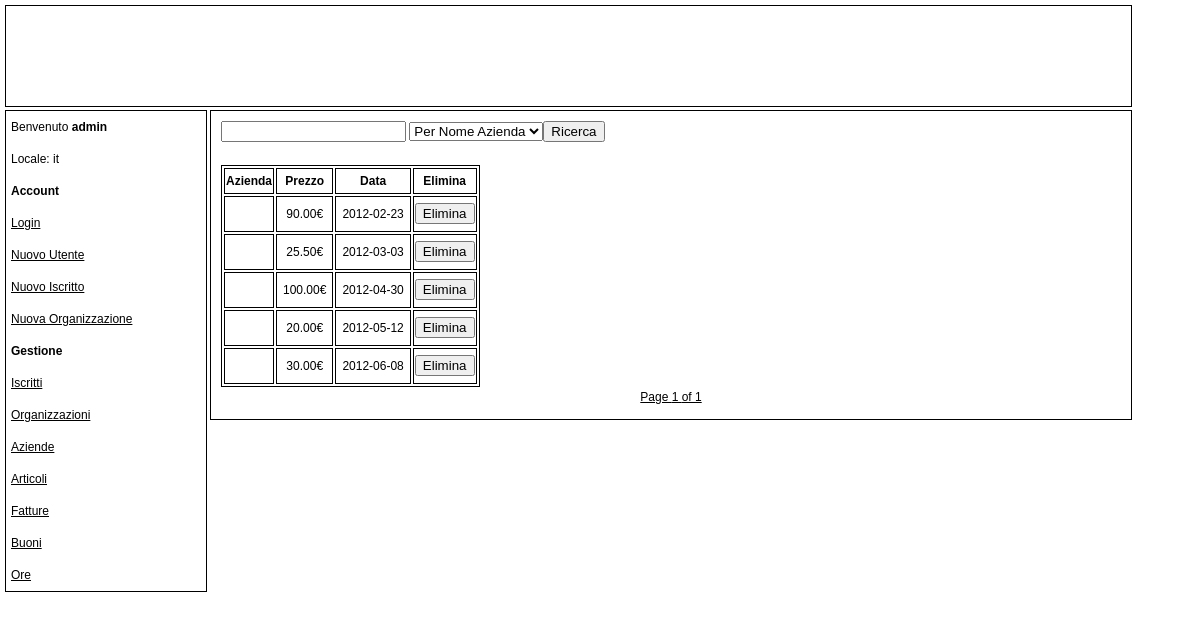
Page /list_invoice.php (signed in) on the earlier database version.
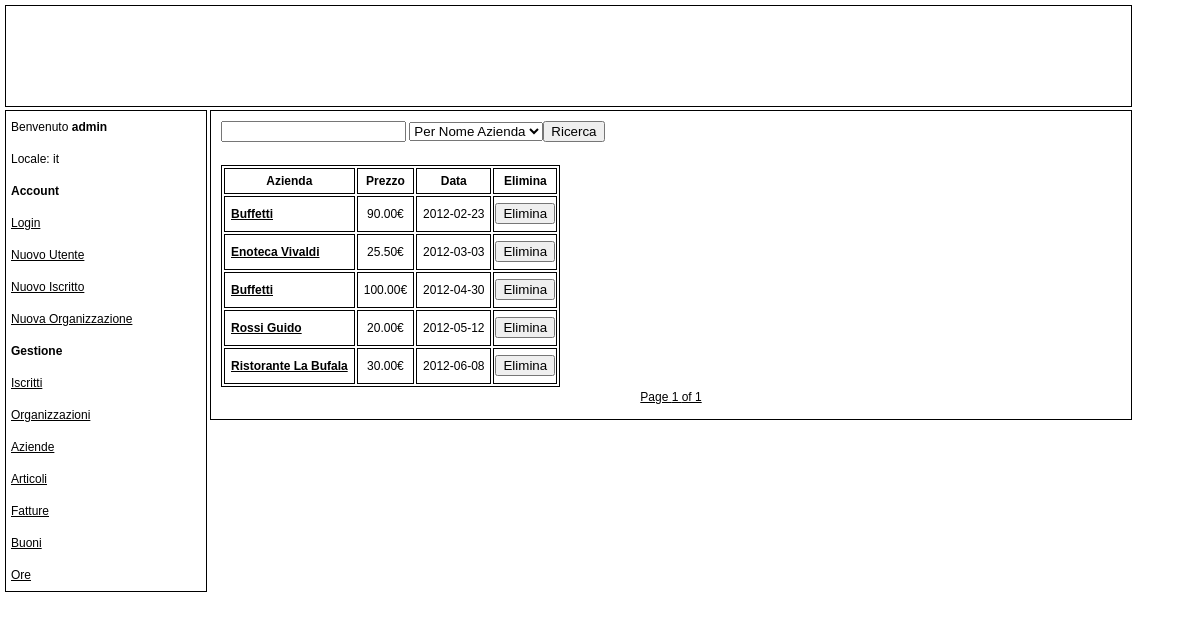
Same page on the later database version.
### tables this page shows
CREATE TABLE Invoice(
	inv_id 	BIGINT NOT NULL AUTO_INCREMENT,
	inv_date DATE NOT NULL,
	amount DECIMAL(12,2) NOT NULL,
	company_id VARCHAR(255) NOT NULL,
	company_name VARCHAR(255) NOT NULL,
	CONSTRAINT invoice_pk PRIMARY KEY(inv_id),
	CONSTRAINT invoice_fk FOREIGN KEY(company_id) REFERENCES Company(p_iva) ON DELETE CASCADE
);

### include/privilege_check.php (called while the page is built)
<?php
function check($privilege)
{
    if(isset($_SESSION))
    {
        if (isset($_SESSION['privilege']))
        {
            if ($_SESSION['privilege']==$privilege)
            {
                return true;
            }
        }
    }
    return false;
}
?>

### locale/it.php (called while the page is built, shortened)
<?php
$lang = array();
$lang['PRIVILEGE'] = 'Privilegi';
$lang['PAGE_TITLE'] = 'Index';
$lang['OBLIGATORY'] = 'I campi segnati con * sono obbligatori';
$lang['POINTS'] = 'Punti';
$lang['TOKENS'] = 'Buoni';
$lang['REMAINING_POINTS'] = 'Punti rimanenti';
$lang['COMPANY'] = 'Azienda';
$lang['ORGANIZATION'] = 'Organizzazione';
$lang['DELETE_SUCCESS'] = 'Eliminazione effettuata con successo';
$lang['DELETE'] = 'Elimina';
$lang[''] = '';
$lang[''] = '';
$lang[''] = '';
$lang[''] = '';
$lang['NO_LOGIN'] = 'Esegui il Login';
$lang['WELCOME'] = 'Benvenuto';
$lang['NEW_USER'] = 'Nuovo Utente';
$lang['NEW_BOY'] = 'Nuovo Iscritto';
$lang['NEW_ORGANIZATION'] = 'Nuova Organizzazione';
$lang['MANAGEMENT'] = 'Gestione';
$lang['LIST_BOY'] = 'Iscritti';
$lang['LIST_ORGANIZATION'] = 'Organizzazioni';
$lang['LIST_COMPANY'] = 'Aziende';
$lang['LIST_ITEM'] = 'Articoli';
$lang['LIST_INVOICE'] = 'Fatture';
$lang['LIST_TOKEN'] = 'Buoni';
$lang['LIST_VOLUNTEERING'] = 'Ore';
$lang['SEARCH'] = 'Ricerca';
$lang['ADMINISTRATOR'] = 'Amministratore';
$lang['MANAGER'] = 'Gestore';
$lang['USER_EXISTS'] = 'Esiste già un utente con questo nome';
$lang['INSERT_SUCCESS'] = 'Inserimento effettuato con successo';
$lang['NAME'] = 'Nome';
$lang['SURNAME'] = 'Cognome';
$lang['ADDRESS'] = 'Indirizzo';
$lang['CAP'] = 'CAP';
$lang['CITY'] = 'Città';
$lang['CITY_OF_BIRTH'] = 'Città di Nascita';
$lang['PHONE'] = 'Telefono';
$lang['MOBILE_PHONE'] = 'Cellulare';
$lang['MAIL'] = 'Mail';
$lang['CODICE_FISCALE'] = 'Codice Fiscale';
$lang['BOY_EXISTS'] = 'Esiste già un iscritto con questo codice fiscale';
$lang['COMMUNE'] = 'Comune';
$lang['REFERENCE'] = 'Persona di riferimento';
$lang['ORGANIZATION_EXISTS'] = 'Esiste già una organizzazione con questo nome, in questa città';
$lang['P_IVA'] = 'P.IVA o Cod. Fiscale';
$lang['COMPANY_EXISTS'] = 'Esiste già una azienda con questa Partita Iva';
$lang['SALES'] = 'Fatturato';
$lang['SEARCH'] = 'Ricerca';
$lang['SEARCH_CITY'] = 'Per Città';
$lang['SEARCH_COMMUNE'] = 'Per Comune';
$lang['SEARCH_SURNAME'] = 'Per Cognome';
$lang['SEARCH_CODICE_FISCALE'] = 'Per Codice Fiscale';
$lang['SEARCH_NAME'] = 'Per Nome';
$lang['SEARCH_COMPANY_NAME'] = 'Per Nome Azienda';
$lang['SEARCH_ORGANIZATION_NAME'] = 'Per Nome Organizzazione';
$lang['PRICE'] = 'Prezzo';
$lang['DATE'] = 'Data';
?>

### list_invoice.php (the view, shortened to what the changed rows need)
<!DOCTYPE html>
<?php
include('include/navbar.php');
include('locale/it.php');
include('include/connect.php');
$results_per_page = 20;
if(isset($_GET['page']))
{
    $page = $_GET['page'];
    if(isset($_GET['search_value'])&&isset($_GET['search_type']))
    {
        $_POST['search_value']= $_GET['search_value'];
        $_POST['search_type']= $_GET['search_type'];
    }
}
else
    $page = 0;
$offset = $results_per_page*$page;
if(isset($_POST['search_value'])&&strlen($_POST['search_value'])>0)
{
    $search_value = $_POST['search_value'];
    switch($_POST['search_type'])
    {
        case 'company':
            $query = "SELECT * FROM Invoice WHERE company_name LIKE '%$search_value%'";
            break;
        case 'company_id':
            $query = "SELECT * FROM Invoice WHERE company_id = '$search_value'";
            break;
    }
    if(isset($_GET['date_start'])&&isset($_GET['date_end']))
    {
        $date_start = $_GET['date_start'];
        $date_end = $_GET['date_end'];
        $query = $query." AND inv_date BETWEEN '$date_start' AND '$date_end'";
    }
}
else
{
    $query = "SELECT * FROM Invoice";
}
$limit = " ORDER BY inv_date LIMIT $results_per_page OFFSET $offset"
?>
<html>
    <head>
        <link rel="stylesheet" type="text/css" href="main.css" />
    </head>
    <body>
        <div id="ContentContainer">
            <div id="Content">
                 <?php
                include('include/privilege_check.php');
                if(check('admin')||check('manager'))
                {
                    echo '<form action="list_invoice.php" name = "form" method = "post">';
                    echo ' <input type="text" name="search_value" /> <select name="search_type"> <option value="company">'.$lang['SEARCH_COMPANY_NAME'].'</option></select><input type="submit" name="submit"  value ="'.$lang['SEARCH'].'" /></form><br />';
                    echo "<table><th>".$lang['COMPANY']."</th><th>".$lang['PRICE']."</th><th>".$lang['DATE']."</th>";
                    if(check('admin'))
                        echo "<th>".$lang['DELETE']."</th>";
                    $results = mysql_query($query.$limit, $conn);
                    for ($i = 0; (($i < $results_per_page) && ($i < mysql_num_rows($results))); $i++) {
                        $inv_id = mysql_result($results, $i, 'inv_id');
                        $date = mysql_result($results, $i, 'inv_date');
                        $price = mysql_result($results, $i, 'amount');
                        $company_name = mysql_result($results, $i, 'company_name');
                        $company_id = mysql_result($results, $i, 'company_id');
                        echo "<tr><td><strong><p><a href=\"view_company.php?p_iva='$company_id'\">".$company_name."</a></p></strong></td><td align=center><p>".$price."€</p></td><td align=center><p>".$date."</p></td>";
                        if(check('admin'))
                            echo '<td><form action="include/eraser.php" name = "delete" method = "post"><input type="hidden" name="table" value="Invoice"/><input type="hidden" name="key" value="inv_id"/><input type="hidden" name="key_value" value="'.$inv_id.'"/><input type="submit" name="submit"  value ="'.$lang['DELETE'].'" /></form></td></tr>';
                        else
                            echo "</tr>";
                    }
                    echo "</table>";
                }
                else
                    echo $lang['NO_PRIVILEGE'];
                ?>
            </div>
        </div>
    </body>
</html>

Differences in the rows shown:
changed invoice (number 1 of 5 on the later page): company_name (not shown) → "Buffetti"
changed invoice: company_name (not shown) → "Enoteca Vivaldi"
changed invoice (number 3 of 5 on the later page): company_name (not shown) → "Buffetti"
changed invoice: company_name (not shown) → "Rossi Guido"
changed invoice: company_name (not shown) → "Ristorante La Bufala"
